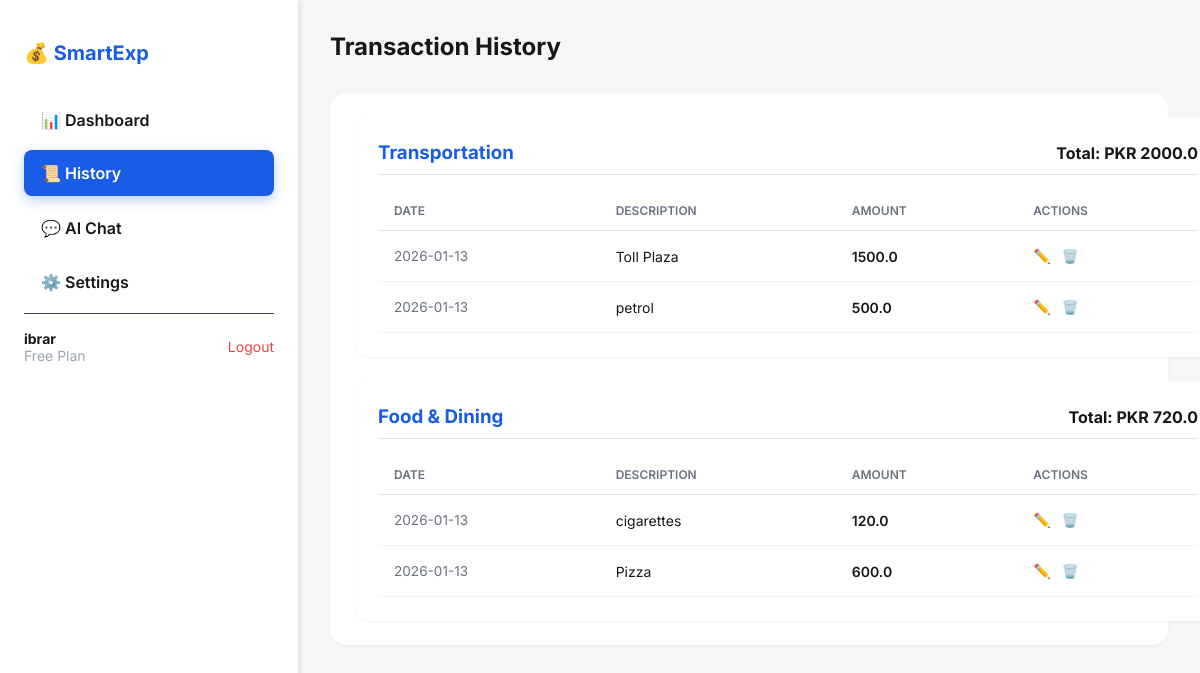
The app's page /history (signed in) with its own data.
### tables this page shows
CREATE TABLE expenses (
            id INTEGER PRIMARY KEY AUTOINCREMENT,
            expense_text TEXT NOT NULL,
            amount REAL NOT NULL,
            category TEXT NOT NULL,
            date TEXT NOT NULL,
            user_id INTEGER,
            FOREIGN KEY (user_id) REFERENCES users (user_id)
        );

### run.py (the view)
@app.route('/history')
@login_required
def history():
    user_id = session['user_id']
    username = session['username']
    expenses = database.get_expenses(user_id=user_id)
    expenses.sort(key=lambda x: (x['date'], x['id']), reverse=True)
    categorized_expenses = {}
    for expense in expenses:
        cat = expense['category']
        if cat not in categorized_expenses:
            categorized_expenses[cat] = {'entries': [], 'total': 0}
        categorized_expenses[cat]['entries'].append(expense)
        categorized_expenses[cat]['total'] += expense['amount']
    return render_template('history.html',
                           page_title="History",
                           active_page="history",
                           username=username,
                           categorized_expenses=categorized_expenses)

### database.py (called while the page is built)
def get_connection():
    conn = sqlite3.connect(DB_NAME)
    conn.row_factory = sqlite3.Row  # Access columns by name
    return conn

def get_expenses(user_id=None, month=None):
    conn = get_connection()
    c = conn.cursor()
    query = "SELECT * FROM expenses WHERE 1=1"
    params = []
    if user_id:
        query += " AND user_id = ?"
        params.append(user_id)
    if month:
        query += " AND strftime('%Y-%m', date) = ?"
        params.append(month)
    c.execute(query, params)
    rows = c.fetchall()
    conn.close()
    return rows

### run.py (called while the page is built)
def login_required(f):
    @wraps(f)
    def decorated_function(*args, **kwargs):
        if 'user_id' not in session:
            return redirect(url_for('login'))
        return f(*args, **kwargs)
    return decorated_function

### templates/history.html
{% extends "base.html" %}
{% block content %}
<div class="top-bar">
    <div>
        <h1 style="margin:0; font-size: 1.5rem;">Transaction History</h1>
    </div>
</div>
<div class="card">
    <div style="display: grid; grid-template-columns: repeat(auto-fit, minmax(350px, 1fr)); gap: 1.5rem;">
        {% for category, data in categorized_expenses.items() %}
        <div class="card history-card" style="align-self: start;">
            <div style="display:flex; justify-content:space-between; align-items:center; margin-bottom: 1rem; border-bottom: 1px solid #e5e7eb; padding-bottom: 10px;">
                <h3 style="margin:0; color: var(--primary-color);">{{ category }}</h3>
                <span style="font-weight: bold;">Total: PKR {{ data.total }}</span>
            </div>
            <table>
                <thead>
                    <tr>
                        <th>Date</th>
                        <th>Description</th>
                        <th>Amount</th>
                        <th>Actions</th>
                    </tr>
                </thead>
                <tbody>
                    {% for expense in data.entries %}
                    <tr>
                        <td style="font-size: 0.85rem; color: #6b7280;">{{ expense.date.split(' ')[0] }}</td>
                        <td>{{ expense.expense_text }}</td>
                        <td style="font-weight: 600;">{{ expense.amount }}</td>
                        <td>
                            <div style="display: flex; gap: 5px;">
                                <a href="{{ url_for('edit_expense_page', expense_id=expense.id) }}" title="Edit" style="text-decoration: none;">✏️</a>
                                <form action="{{ url_for('delete_expense_route', expense_id=expense.id) }}" method="POST" style="display:inline;" onsubmit="return confirm('Are you sure?');">
                                    <button type="submit" style="background:none; border:none; cursor:pointer;" title="Delete">🗑️</button>
                                </form>
                            </div>
                        </td>
                    </tr>
                    {% endfor %}
                </tbody>
            </table>
        </div>
        {% else %}
        <div class="card" style="grid-column: 1 / -1; text-align: center; padding: 40px;">
            <p style="color: #6b7280;">No transactions found. Start adding expenses!</p>
            <a href="{{ url_for('dashboard') }}" class="btn-primary" style="margin-top: 10px;">Go to Dashboard</a>
        </div>
        {% endfor %}
    </div>
</div>
{% endblock %}

### static/css/style.css (style rules this page uses)
:root { --primary-color: #195DE6; --secondary-color: #144AC0; --bg-color: #F6F6F8; --sidebar-bg: #FFFFFF; --sidebar-text: #171717; --card-bg: #FFFFFF; --text-color: #171717; --text-muted: #6B7280; --success: #25D366; --warning: #f59e0b; --danger: #ef4444; }
body { font-family: 'Inter', -apple-system, BlinkMacSystemFont, "Segoe UI", Roboto, Helvetica, Arial, sans-serif; background-color: var(--bg-color); margin: 0; padding: 0; display: flex; height: 100vh; color: var(--text-color); overflow: hidden; }
.top-bar { display: flex; justify-content: space-between; align-items: center; margin-bottom: 2rem; }
.card { background: var(--card-bg); border-radius: 1rem; padding: 1.5rem; box-shadow: 0 1px 3px rgba(0,0,0,0.05); }
.history-card { grid-column: span 8; }
table { width: 100%; border-collapse: collapse; }
th { text-align: left; padding: 0.75rem 1rem; font-size: 0.75rem; font-weight: 600; color: var(--text-muted); text-transform: uppercase; border-bottom: 1px solid #e5e7eb; }
td { padding: 1rem; border-bottom: 1px solid #f3f4f6; font-size: 0.875rem; }

### records on screen
expenses: category "Transportation", total "2000.0", date "2026-01-13", expense_text "Toll Plaza", amount "1500.0"
expenses: date "2026-01-13", expense_text "petrol", amount "500.0"
expenses: category "Food & Dining", total "720.0", date "2026-01-13", expense_text "cigarettes", amount "120.0"
expenses: date "2026-01-13", expense_text "Pizza", amount "600.0"

### other values on screen
{{ username }} "ibrar"
